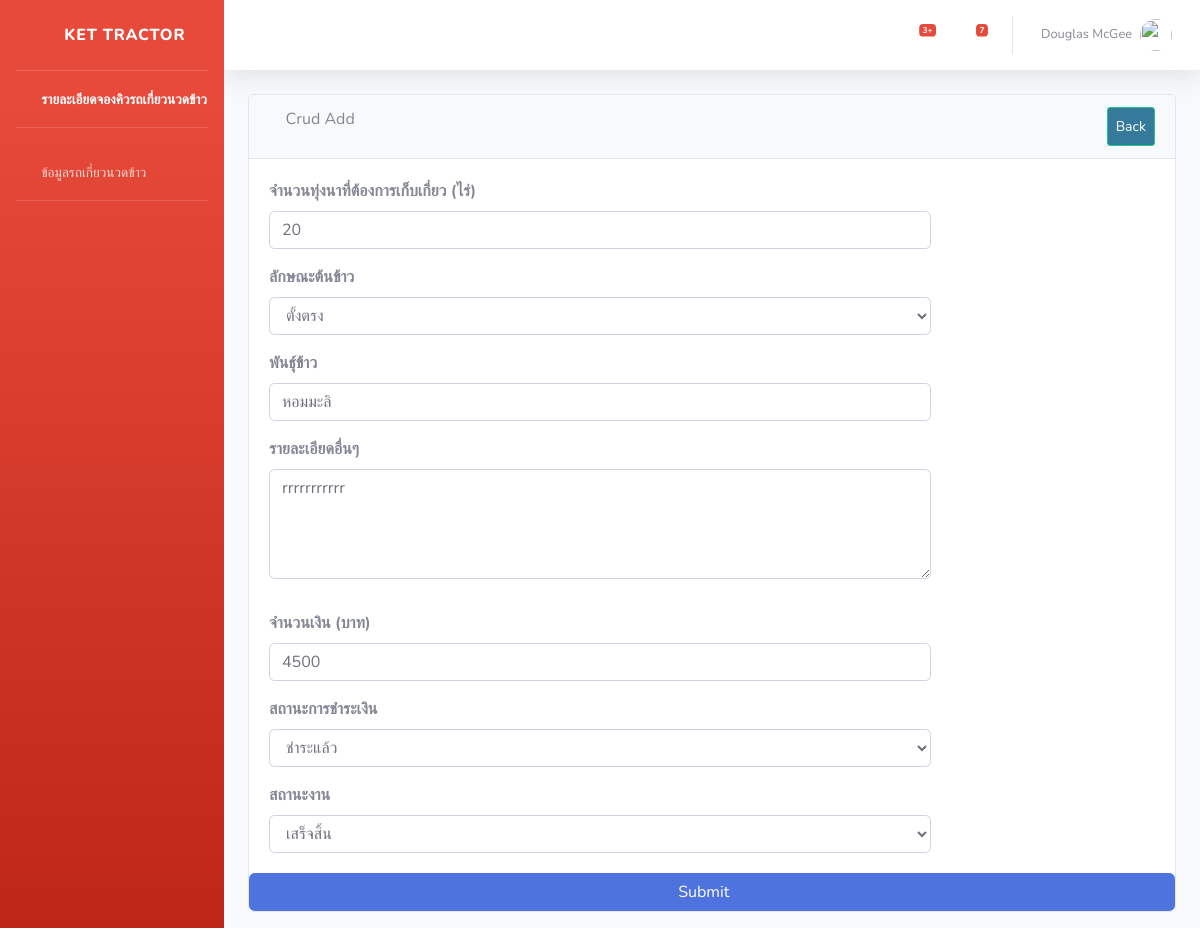
The app's page /editShowaddWork/3/ with its own data.
### api/models.py (models this page shows, shortened)
class Work(models.Model):
    area = models.CharField(max_length=1000, verbose_name='พื้นที่ (ไร่)')
    rice_type = models.ForeignKey(Rice_type, on_delete=models.CASCADE, null=True, default=1, verbose_name='ลักษณะข้าวที่จะให้เกี่ยว')
    rice = models.CharField(max_length=1000, null=True, verbose_name='พันธุ์ข้าว')
    workDetail = models.TextField(max_length=1000, null=True,  verbose_name='รายละเอียด')
    price = models.CharField(max_length=1000, verbose_name='จำนวนเงิน (บาท)')
    money_status = models.ForeignKey(Money_status, on_delete=models.CASCADE, default=" ", verbose_name='สถานะการชำระเงิน') # ให้นิยามเพิ่มเติม
    work_status = models.ForeignKey(Work_status, on_delete=models.CASCADE, default=" ", verbose_name='สถานะงาน') # รับ ไม่รับ จ่าย
    class Meta:
        verbose_name = 'งานที่ต้องเก็บเกี่ยว'

### api/views.py (the view)
# urls.py: path('editShowaddWork/<int:id>/',views.editShowaddWork),
def editShowaddWork(request, id=0):
    work = Work.objects.get(pk=id)
    rice_type = Rice_type.objects.all()
    money_status = Money_status.objects.all()
    work_status = Work_status.objects.all()
    if request.method == 'POST':
        form = WorkForm(request.POST, request.FILES, instance=work)
        if form.is_valid():
            form.save()
        else:
            print("==== form.errors ====")
            print(form.errors)
    else:
        form = WorkForm(work)
    return render(request, 'api/editShowaddWork.html' ,{
        'form': form,
        'work': work,
        'rice_type': rice_type,
        'money_status': money_status,
        'work_status': work_status,
    })

### api/form.py
class WorkForm(forms.ModelForm):
    class Meta:
        model = Work
        fields = [ 'area', 'rice_type', 'rice', 'workDetail' ]

### api/templates/api/editShowaddWork.html (shortened to what this page needs)
{% extends 'api/ownerBase.html' %}
{% block content %}
<div id="content-wrapper">
  <div class="container-fluid">
      <div class="card mb-3">
          <div class="card-header">
              <i class="fas fa-table"></i>
              Crud Add
              <a  class="btn btn-sm btn-success" href="/ownerShowaddWork" style="padding: 8px; float: right; background-color: rgb(53, 122, 155); color: white;">Back</a>
          </div>
          <div class="card-body">
            <form class="form-horizontal" action="/editShowaddWork/{{ work.id }}/" method="POST"  enctype="multipart/form-data">
              <div class="form-group">
                  <div class="form-row">
                      <div class="col-md-9">
                          <div class="form-label-group">
                            <label for="area"><b>จำนวนทุ่งนาที่ต้องการเก็บเกี่ยว (ไร่)</b></label>
                            <input type="text" class="form-control" name="area" value="{{ work.area }}"  required>
                          </div>
                      </div>
                  </div>
              </div>
               <div class="form-group">
          <div class="form-row">
              <div class="col-md-9">
                  <div class="form-label-group">
                    <label for="exampleSelect1"><b>ลักษณะต้นข้าว</b></label>
                    <select class="form-control" id="Select" name="rice_type" required>
                      {% for c in rice_type %}
                      {% if c == rice_type.rice_type %}
                      <option value="{{c.id}}" selected>{{ c.rice_type }}</option>
                      {% else %}
                      <option value="{{c.id}}">{{ c.rice_type }}</option>
                      {% endif %}
                      {% endfor %}
                    </select>
                  </div>
              </div>
          </div>
      </div>
              <div class="form-group">
                  <div class="form-row">
                      <div class="col-md-9">
                          <div class="form-label-group">
                            <label for="rice"><b>พันธุ์ข้าว</b></label>
                            <input type="text" class="form-control"  name="rice" value="{{ work.rice }}" required>
                          </div>
                      </div>
                  </div>
              </div>
            <div class="form-group">
              <div class="form-row">
                  <div class="col-md-9">
                      <div class="form-label-group">
                        <label for="workDetail"><b>รายละเอียดอื่นๆ</b></label>
                            <div class="form-group">
                              <textarea class="form-control" rows="4" name="workDetail" value="{{ work.workDetail }}" required>{{ work.workDetail}}</textarea >
                            </div>
                      </div>
                  </div>
              </div>
          </div>
           <div class="form-group">
                  <div class="form-row">
                      <div class="col-md-9">
                          <div class="form-label-group">
                            <label for="price"><b>จำนวนเงิน (บาท)</b></label>
                            <input type="text" class="form-control"  name="price" value="{{ work.price }}" required>
                          </div>
                      </div>
                  </div>
              </div>
            <div class="form-group" >
          <div class="form-row">
              <div class="col-md-9">
                  <div class="form-label-group">
                    <label for="exampleSelect1"><b>สถานะการชำระเงิน</b></label>
                    <select class="form-control" id="Select" name="money_status" required>
                      {% for c in money_status %}
                      {% if c == money_status.money_status %}
                      <option value="{{c.id}}" selected>{{ c.money_status }}</option>
                      {% else %}
                      <option value="{{c.id}}">{{ c.money_status }}</option>
                      {% endif %}
                      {% endfor %}
                    </select>
                  </div>
              </div>
          </div>
      </div>
      <div class="form-row">
              <div class="col-md-9">
                  <div class="form-label-group">
                    <label for="exampleSelect1"><b>สถานะงาน</b></label>
                    <select class="form-control" id="Select" name="work_status" required>
                      {% for c in work_status %}
                      {% if c == work_status.work_status %}
                      <option value="{{c.id}}" selected>{{ c.work_status }}</option>
                      {% else %}
                      <option value="{{c.id}}">{{ c.work_status }}</option>
                      {% endif %}
                      {% endfor %}
                    </select>
                  </div>
              </div>
          </div>
      </div>
            <button class="btn btn-primary btn-block" type="submit">Submit &nbsp;&nbsp;&nbsp;</button>
          </div>
      </div>
  </div>
</div>
{% endblock %}

### records on screen
Work: area "20", rice "หอมมะลิ", workDetail "rrrrrrrrrrr", price "4500"

### other values on screen
form field rice_type "ตั้งตรง"
form field money_status "ชำระแล้ว"
form field work_status "เสร็จสิ้น"
